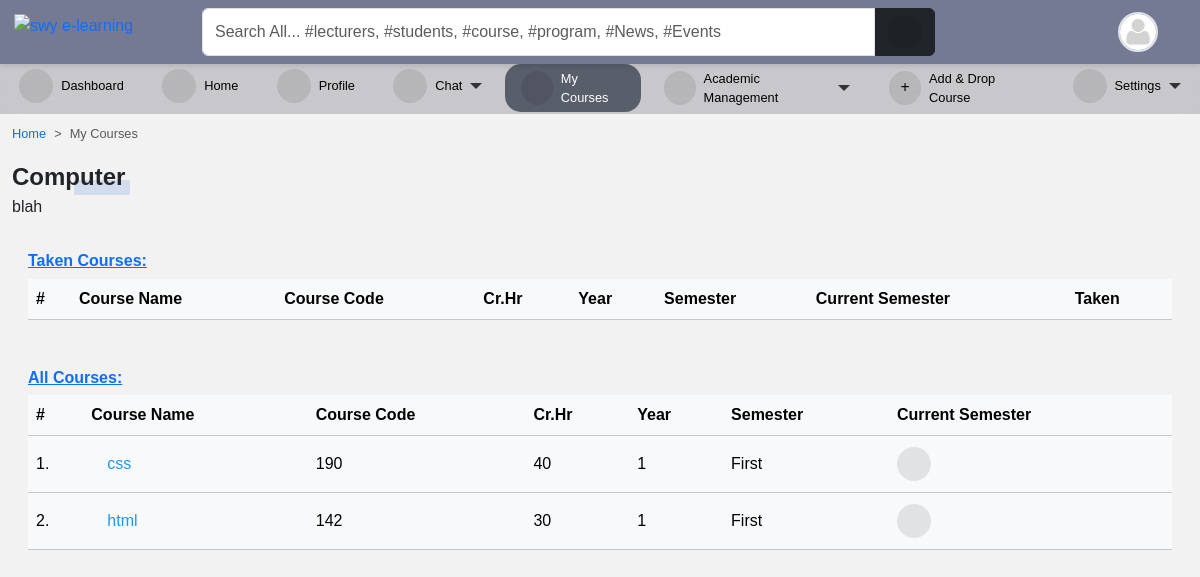
/programs/my_courses/ (signed in), run on an earlier commit of the app's database.
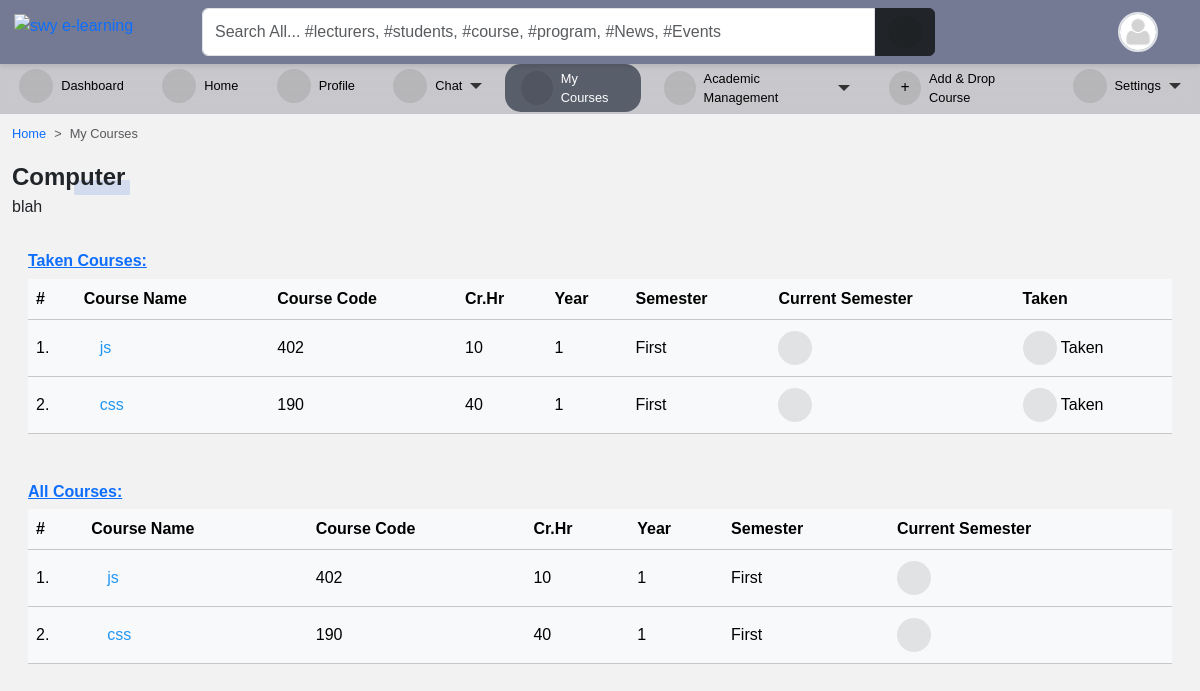
And on a later commit of the database.
### accounts/models.py (models this page shows, shortened)
class User(AbstractUser):
    is_student = models.BooleanField(default=False)
    is_lecturer = models.BooleanField(default=False)
    gender = models.CharField(max_length=1, choices=GENDERS, blank=True, null=True)
    phone = models.CharField(max_length=60, blank=True, null=True)
    address = models.CharField(max_length=60, blank=True, null=True)
    picture = models.ImageField(
        upload_to="profile_pictures/%y/%m/%d/", default="default.png", null=True
    )
    email = models.EmailField(blank=True, null=True)
    username_validator = ASCIIUsernameValidator()
    objects = CustomUserManager()
    class Meta:
        ordering = ("-date_joined",)
    @property
    def get_user_role(self):
        if self.is_superuser:
            role = "Admin"
        elif self.is_student:
            role = "Student"
        elif self.is_lecturer:
            role = "Lecturer"
        return role

class Student(models.Model):
    student = models.OneToOneField(User, on_delete=models.CASCADE)
    level = models.CharField(max_length=25, choices=LEVEL, null=True)
    program = models.ForeignKey(Program, on_delete=models.CASCADE, null=True)
    objects = StudentManager()
    class Meta:
        ordering = ("-student__date_joined",)

### course/models.py (models this page shows, shortened)
class Program(models.Model):
    title = models.CharField(max_length=150, unique=True)
    summary = models.TextField(null=True, blank=True)
    objects = ProgramManager()

class Course(models.Model):
    slug = models.SlugField(blank=True, unique=True)
    title = models.CharField(max_length=200, null=True)
    code = models.CharField(max_length=200, unique=True, null=True)
    credit = models.IntegerField(null=True, default=0)
    summary = models.TextField(max_length=200, blank=True, null=True)
    program = models.ForeignKey(Program, on_delete=models.CASCADE)
    level = models.CharField(max_length=25, choices=LEVEL, null=True)
    year = models.IntegerField(choices=YEARS, default=0)
    semester = models.CharField(choices=SEMESTER, max_length=200)
    is_elective = models.BooleanField(default=False, blank=True, null=True)
    objects = CourseManager()
    @property
    def is_current_semester(self):
        from core.models import Semester
        current_semester = Semester.objects.get(is_current_semester=True)
        if self.semester == current_semester.semester:
            return True
        else:
            return False

class TakenCourse(models.Model):
    student = models.ForeignKey("accounts.Student", on_delete=models.CASCADE)
    course = models.ForeignKey(
        Course, on_delete=models.CASCADE, related_name="taken_courses"
    )
    def get_absolute_url(self):
        return reverse("course_detail", kwargs={"slug": self.course.slug})

### course/views.py (the view)
# urls.py: path("my_courses/", user_course_list, name="user_course_list"),
@login_required
def user_course_list(request):
    if request.user.is_lecturer:
        courses = Course.objects.filter(allocated_course__lecturer__pk=request.user.id).order_by('-pk')
        all_courses=Course.objects.all().order_by('-pk')
        return render(request, "course/user_course_list.html", {"courses": courses,"all_courses":all_courses})
    elif request.user.is_student:
        student = Student.objects.get(student__pk=request.user.pk)
        taken_courses = TakenCourse.objects.filter(
            student__student__id=student.student.pk
        )
        courses = Course.objects.filter(level=student.level).filter(
            program__pk=student.program.pk
        )
        all_courses=Course.objects.all().order_by('-pk')
        return render(
            request,
            "course/user_course_list.html",
            {"student": student, "taken_courses": taken_courses,"courses": courses,"all_courses":all_courses},
        )
    else:
        return render(request, "course/user_course_list.html")

### templates/course/user_course_list.html (shortened to what this page needs)
{% extends 'base.html' %}
{% load static %}
{% block content %}
<nav style="--bs-breadcrumb-divider: '>';" aria-label="breadcrumb">
    <ol class="breadcrumb">
        <li class="breadcrumb-item"><a href="/">Home</a></li>
        <li class="breadcrumb-item active" aria-current="page">My Courses</li>
    </ol>
</nav>
{% if request.user.is_student %}
    <div class="title-1">{{ student.program.title }}</div>
    {% if student.program.summary %}
        <p>{{ student.program.summary }}</p>
    {% endif %}
{% endif %}
{% if request.user.is_student %}
<div class="table-responsive p-3 mt-3">
    <h6 class="fw-bold text-primary"><u>Taken Courses:</u></h6>
    <div class="table-shadow">
        <table class="table table-light">
            <thead>
                <tr>
                    <th>#</th>
                    <th> Course Name </th>
                    <th> Course Code </th>
                    <th> Cr.Hr </th>
                    <th> Year </th>
                    <th> Semester </th>
                    <th> Current Semester </th>
                    <th> Taken </th>
                </tr>
            </thead>
            <tbody>
                {% for course in taken_courses %}
                <tr>
                    <td>{{ forloop.counter }}.</td>
                    <td><a href="{{ course.get_absolute_url }}">
                        {{ course.course.title }}</a></td>
                    <td>{{ course.course.code }}</td>
                    <td>{{ course.course.credit }}</td>
                    <td>{{ course.course.year }}</td>
                    <td>{{ course.course.semester }}</td>
                    <th>
                        {% if course.course.is_current_semester == False %}
                        <i class="fas fa-times-circle fa-1-5x danger"></i>
                        {% else %}
                        <i class="fas fa-check-circle"></i>
                        {% endif %}
                    </th>
                    <td class="success">
                        <i class="fas fa-check-circle"></i> Taken
                    </td>
                </tr>
                {% endfor %}
            </tbody>
        </table>
    </div>
</div>
{% endif %}
<div class="table-responsive p-3">
    <h6 class="fw-bold text-primary"><u>All Courses:</u></h6>
    <div class="table-shadow">
        <table class="table table-light">
            <thead>
                <tr>
                    <th>#</th>
                    <th> Course Name </th>
                    <th> Course Code </th>
                    <th> Cr.Hr </th>
                    <th> Year </th>
                    <th> Semester </th>
                    <th> Current Semester </th>
                </tr>
            </thead>
            <tbody>
                {% for courses in all_courses %}
                <tr>
                    <td>{{ forloop.counter }}.</td>
                    <td><a href="{{ course.get_absolute_url }}">
                        {{ courses.title }}</a></td>
                    <td>{{ courses.code }}</td>
                    <td>{{ courses.credit }}</td>
                    <td>{{ courses.year }}</td>
                    <td>{{ courses.semester }}</td>
                    <th>
                        {% if courses.is_current_semester == False %}
                        <i class="fas fa-times-circle fa-1-5x danger"></i>
                        {% else %}
                        <i class="fas fa-check-circle"></i>
                        {% endif %}
                    </th>
                </tr>
                {% endfor %}
            </tbody>
        </table>
    </div>
</div>
{% endblock content %}

### templates/base.html (shortened to what this page needs)
{% load static %}
<!DOCTYPE html>
<html lang="en">
<head>
    <link rel="stylesheet" type="text/css" href="{% static 'vendor/fontawesome-6.5.1/css/all.min.css' %}">
    <link rel="stylesheet" type="text/css" href="{% static 'vendor/bootstrap-5.3.2/css/bootstrap.min.css' %}">
    <link rel="stylesheet" type="text/css" href="{% static 'scss/style1.css' %}">
</head>
<body>
    {% block sidebar %}
        {% include 'aside.html' %}
    {% endblock %}
    {% block maincontent %}
    <div id="main">
        {% block topbar %}
            {% include 'navbar.html' %}
        {% endblock %}
        <div class="container-fluid" id="main-content">
            {% block content %}{% endblock content %}
        </div>
    </div>
    {% endblock %}
</body>
</html>

### templates/aside.html (shortened to what this page needs)
{% load static %}
<div id="side-nav">
		{% url 'home' as hom %} {% url 'dashboard' as dash %} {% url 'profile' as prof %}
		{% url 'course_registration' as cr %} {% url 'edit_profile' as ep %} {% url 'change_password' as cp %}
		 {% url 'user_course_list' as ucl %}
		<ul class="nav-link">
			{% if request.user %}
			<li class="{% if request.path == dash %}active{% endif %}">
				<a href="{% url 'dashboard' %}"><i class="fas fa-tachometer-alt"></i>Dashboard</a>
			</li>
			{% endif %}
			<li class="{% if request.path == hom %}active{% endif %}">
				<a href="{% url 'home' %}"><i class="fas fa-home"></i>Home</a>
			</li>
			<li class="{% if request.path == prof %}active{% endif %}">
				<a href="{% url 'profile' %}"><i class="fas fa-user"></i>Profile</a>
			</li>
			{% if request.user.is_lecturer or request.user.is_student %}
			<li class="settings">
				<a href="#"><i class="fas fa-comment-dots"></i>Chat<b class="caret"></b></a>
			</li>
			{% endif %}
			{% if request.user.is_lecturer or request.user.is_student %}
			<li class="{% if request.path == ucl %}active{% endif %}">
				<a href="{% url 'user_course_list' %}"><i class="fas fa-book"></i>My Courses</a>
			</li>
			{% endif %}
			<li class="settings">
				<a href="#"><i class="fas fa-book-open"></i> Academic Management<b class="caret"></b></a>
			</li>
			{% if request.user.is_student %}
			<li class="{% if request.path == cr %}active{% endif %}">
				<a href="{% url 'course_registration' %}"><i class="fas fa-plus"></i>Add &amp; Drop Course</a>
			</li>
			{% endif %}
			<li class="settings">
				<a href="#"><i class="fas fa-cogs"></i>Settings<b class="caret"></b></a>
			</li>
		</ul>
</div>

### templates/navbar.html (shortened to what this page needs)
{% load static %}
<div id="top-navbar" class="py-2 top-navbar">
	<div class="container">
		<a href="/" class="head-logo">
			<img src="{% static 'img/swy e-learning.jpg' %}" width="40px" alt="swy e-learning">
		</a>
		<div class="nav-wrapper">
			<form class="form-header" action="{% url 'query' %}" method="GET">
				<input id="primary-search" class="form-control rounded-end-0" type="text" name="q" value="{{ request.GET.q }}"
					placeholder="Search All... #lecturers, #students, #course, #program, #News, #Events" required />
				<button class="btn btn-dark rounded-start-0" type="submit">
					<i class="fas fa-search"></i>
				</button>
			</form>
			<div class="dropdown index">
				<div class="avatar border border-2" type="button" data-bs-toggle="dropdown" aria-expanded="false">
					<img src="{{ request.user.picture.url }}">
				</div>
			</div>
		</div>
	</div>
</div>

### static/scss/style1.css (style rules this page uses)
*, body { font-family: "Rubik", sans-serif; }
body { background-color: #f3f2f2; }
.table td, .table th { vertical-align: middle; }
.table tbody > tr > td > a { display: flex; color: #2196f3; padding: 0.5rem 1rem; transition: 0.2s; }
#main { padding-top: 65px; padding-bottom: 3rem; padding-left: 300px; transition: 0.5s; }
#main .container-fluid { margin-top: 3.7rem; }
#top-navbar { position: fixed; top: 0; right: 0; -webkit-margin-start: -10px; z-index: 90; padding: 0; background: #747a94; box-shadow: 0px 2px 5px 0px rgba(0, 0, 0, 0.1); transition: 0.3s; margin: 0; }
#top-navbar .container { display: flex; background-color: transparent; position: relative; }
#top-navbar .nav-wrapper { display: flex; flex-wrap: wrap; justify-content: space-between; align-items: center; width: 100%; margin-left: 10rem; background-color: transparent; }
#top-navbar .nav-wrapper .form-header { display: flex; flex: 0.8; }
#top-navbar .nav-wrapper .form-header button { flex: 0.1; }
#top-navbar { left: 0; }
.avatar { width: 40px; height: 40px; border-radius: 50%; overflow: hidden; }
.avatar img { width: 100%; height: 100%; -o-object-fit: cover; object-fit: cover; }
#side-nav { width: 100%; position: fixed; height: 50px; top: 3.99rem; bottom: 0; padding-top: 0.9rem; display: flex; align-items: center; justify-content: space-between; z-index: 80; background-color: rgba(90, 90, 102, 0.2745098039); backdrop-filter: blur(10px); -webkit-backdrop-filter: blur(10px); box-shadow: 0px 2px 5px 0px rgba(0, 0, 0, 0.16), 0px 2px 10px 0px rgba(0, 0, 0, 0.12); transition: 0.3s; }
#side-nav i { margin-right: 8px; }
#side-nav .nav-link { display: flex; }
#side-nav ul { padding: 0; }
#side-nav ul li { list-style: none; }
#side-nav ul li:last-child { border-bottom: none; }
#side-nav ul li a { display: flex; align-items: center; padding: 0.3rem 1rem; color: #000000; border-radius: 1rem; transition: 0.25s; }
#side-nav ul li.active a { background: rgb(89, 94, 107); color: #fff; }
#side-nav { box-shadow: 0px 0px 0px 0px #dbdbdb; }
#main { box-shadow: 0px 0px 0px 0px #dbdbdb; padding-left: 0px; }
a { color: var(--bs-primary); text-decoration: none; }
.title-1 { position: relative; display: inline-flex; align-items: center; font-family: inherit; text-transform: capitalize; font-weight: 700; font-size: 24px; border-radius: 0.2em; }
.title-1::before { content: ""; position: absolute; bottom: 0; right: -5px; width: 50%; height: 15px; z-index: -1; border-radius: 1px; background-color: rgba(83, 126, 226, 0.2); animation: lineAnim 1s ease-in forwards; }
.fas, .fa { font-size: 16px; display: inline-flex; align-items: center; justify-content: center; width: 34px; height: 34px; background-color: rgba(0, 0, 0, 0.093); border-radius: 50%; }

### templates/aside.html (style rules this page uses)
.settings, .settings2, .settings1 { position: relative; }
.nav-link li { margin-right: .2rem; margin-left: .2rem; }
li { font-size: .8rem; }
.caret { border-top: 6px solid; border-right: 6px solid transparent; border-left: 6px solid transparent; margin-left: .5rem; }
.caret { color: #333; font-size: 12px; }

### templates/navbar.html (style rules this page uses)
.head-logo { position: absolute; left: -1rem; top: 0.3rem; }

What changed in the data, as far as the page shows it:
removed Course: title "html", code "142", credit "30", year "1", semester "First"
added TakenCourse: course "js", course.code "402", course.credit "10", course.year "1", course.semester "First"
added TakenCourse: course "css", course.code "190", course.credit "40", course.year "1", course.semester "First"
added Course: title "js", code "402", credit "10", year "1", semester "First"
